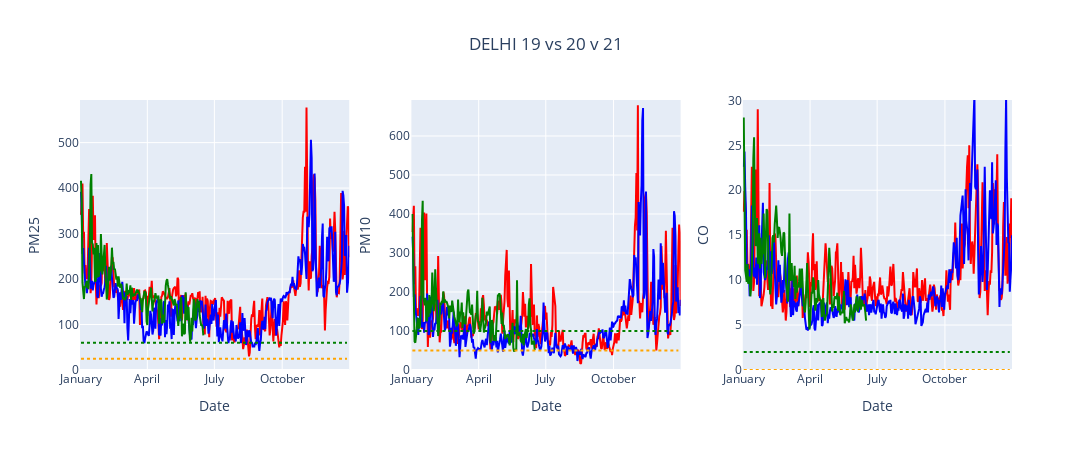

Notebook cell for this chart:
### Code cell
fig = make_subplots(
rows=1, cols=3,
#subplot_titles=imp_pollutant,
vertical_spacing=0.05
)
for m,i in enumerate(imp_pollutant):
    dfd=df_delhi[df_delhi['Specie'].isin([i])]
    dffd = dff_delhi[dff_delhi['Specie'].isin([i])]
    fig.add_trace(go.Scatter(x=dfd['Date_x'],y=dfd['median_x'],line_color='red'),row=1,col=m+1)
    fig.update_xaxes(tickformat="%B",row=1,col=m+1)
    fig.add_trace(go.Scatter(x=dfd['Date_x'],y=dfd['median_y'],line_color='blue'),row=1,col=m+1)
    fig.add_trace(go.Scatter(x=dffd['Date_x'],y=dffd['median'],line_color='green'),row=1,col=m+1)
    fig.add_shape(go.layout.Shape(type="line", x0=start, y0=pollutant_who[i], x1=end, y1=pollutant_who[i],
                                  line=dict(color='orange', width=2,dash='dot'),),row=1,col=m+1)
    fig.add_shape(go.layout.Shape(type="line", x0=start, y0=pollutant_naaqs[i], x1=end, y1=pollutant_naaqs[i],
                                  line=dict(color='green', width=2,dash='dot'),),row=1,col=m+1)
    fig.update_yaxes(title=i.upper(),range=[0,dfd['median_x'].max() +dfd['median_x'].mean()/10], row=1, col=m+1)
    fig.update_xaxes(title_text="Date", row=1, col=m+1)
fig.update_layout(title='DELHI 19 vs 20 v 21',title_x=0.5,height=450,width=1300,showlegend=False)
#fig.show()
#fig.write_image(f'images/19vs20_delhi.png')

### Figure 1 — Plotly figure (JSON) as saved in the notebook; plotly's stock layout.template omitted (floating-point values rounded to 4 significant figures; data arrays with more than 128 entries replaced by an {"elided": "..."} marker saying what was removed)
{"data": [{"line": {"color": "red"}, "type": "scatter", "x": {"elided": "397 str values"}, "xaxis": "x", "y": {"elided": "397 int values"}, "yaxis": "y"}, {"line": {"color": "blue"}, "type": "scatter", "x": {"elided": "397 str values"}, "xaxis": "x", "y": {"elided": "397 int values"}, "yaxis": "y"}, {"line": {"color": "green"}, "type": "scatter", "x": {"elided": "173 str values"}, "xaxis": "x", "y": {"elided": "173 int values"}, "yaxis": "y"}, {"line": {"color": "red"}, "type": "scatter", "x": {"elided": "397 str values"}, "xaxis": "x2", "y": {"elided": "397 int values"}, "yaxis": "y2"}, {"line": {"color": "blue"}, "type": "scatter", "x": {"elided": "397 str values"}, "xaxis": "x2", "y": {"elided": "397 int values"}, "yaxis": "y2"}, {"line": {"color": "green"}, "type": "scatter", "x": {"elided": "173 str values"}, "xaxis": "x2", "y": {"elided": "173 int values"}, "yaxis": "y2"}, {"line": {"color": "red"}, "type": "scatter", "x": {"elided": "397 str values"}, "xaxis": "x3", "y": {"elided": "397 float values"}, "yaxis": "y3"}, {"line": {"color": "blue"}, "type": "scatter", "x": {"elided": "397 str values"}, "xaxis": "x3", "y": {"elided": "397 float values"}, "yaxis": "y3"}, {"line": {"color": "green"}, "type": "scatter", "x": {"elided": "173 str values"}, "xaxis": "x3", "y": {"elided": "173 float values"}, "yaxis": "y3"}], "layout": {"height": 450, "shapes": [{"line": {"color": "orange", "dash": "dot", "width": 2}, "type": "line", "x0": "2019-01-01", "x1": "2019-12-28", "xref": "x", "y0": 25, "y1": 25, "yref": "y"}, {"line": {"color": "green", "dash": "dot", "width": 2}, "type": "line", "x0": "2019-01-01", "x1": "2019-12-28", "xref": "x", "y0": 60, "y1": 60, "yref": "y"}, {"line": {"color": "orange", "dash": "dot", "width": 2}, "type": "line", "x0": "2019-01-01", "x1": "2019-12-28", "xref": "x2", "y0": 50, "y1": 50, "yref": "y2"}, {"line": {"color": "green", "dash": "dot", "width": 2}, "type": "line", "x0": "2019-01-01", "x1": "2019-12-28", "xref": "x2", "y0": 100, "y1": 100, "yref": "y2"}, {"line": {"color": "orange", "dash": "dot", "width": 2}, "type": "line", "x0": "2019-01-01", "x1": "2019-12-28", "xref": "x3", "y0": 0, "y1": 0, "yref": "y3"}, {"line": {"color": "green", "dash": "dot", "width": 2}, "type": "line", "x0": "2019-01-01", "x1": "2019-12-28", "xref": "x3", "y0": 2, "y1": 2, "yref": "y3"}], "showlegend": false, "title": {"text": "DELHI 19 vs 20 v 21", "x": 0.5}, "width": 1300, "xaxis": {"anchor": "y", "domain": [0, 0.2889], "tickformat": "%B", "title": {"text": "Date"}}, "xaxis2": {"anchor": "y2", "domain": [0.3556, 0.6444], "tickformat": "%B", "title": {"text": "Date"}}, "xaxis3": {"anchor": "y3", "domain": [0.7111, 1], "tickformat": "%B", "title": {"text": "Date"}}, "yaxis": {"anchor": "x", "domain": [0, 1], "range": [0, 593.7], "title": {"text": "PM25"}}, "yaxis2": {"anchor": "x2", "domain": [0, 1], "range": [0, 692.4], "title": {"text": "PM10"}}, "yaxis3": {"anchor": "x3", "domain": [0, 1], "range": [0, 30.04], "title": {"text": "CO"}}}}
